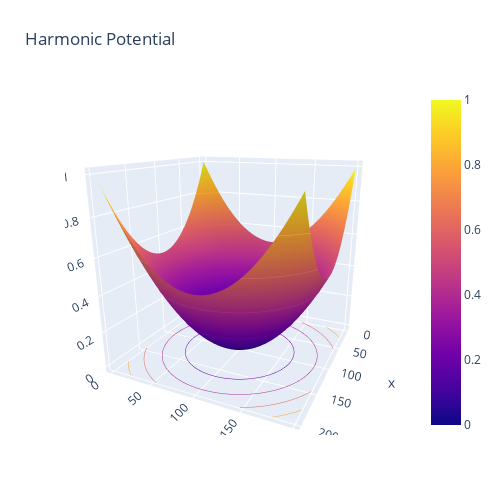

Source (notebook cell):
### Code cell
# We can also plot these in an interactive manner using plotly

fig = go.Figure(data=[go.Surface(z=Z_harmonic)])
fig.update_traces(
    contours_z = dict(
        show=True, usecolormap=True,
        highlightcolor="limegreen", project_z=True
    )
)

fig.update_layout(
    title='Harmonic Potential', autosize=False,
    scene_camera_eye=dict(x=1.87, y=0.88, z=0.64),
    width=500, height=500, margin=dict(l=65, r=50, b=65, t=90)
)

fig.show()

### Figure 1 — Plotly figure (JSON) as saved in the notebook; plotly's stock layout.template omitted (floating-point values rounded to 4 significant figures; data arrays with more than 128 entries replaced by an {"elided": "..."} marker saying what was removed)
{"data": [{"contours": {"z": {"highlightcolor": "limegreen", "project": {"z": true}, "show": true, "usecolormap": true}}, "type": "surface", "z": {"elided": "200x200 float values"}}], "layout": {"autosize": false, "height": 500, "margin": {"b": 65, "l": 65, "r": 50, "t": 90}, "scene": {"camera": {"eye": {"x": 1.87, "y": 0.88, "z": 0.64}}}, "title": {"text": "Harmonic Potential"}, "width": 500}}
